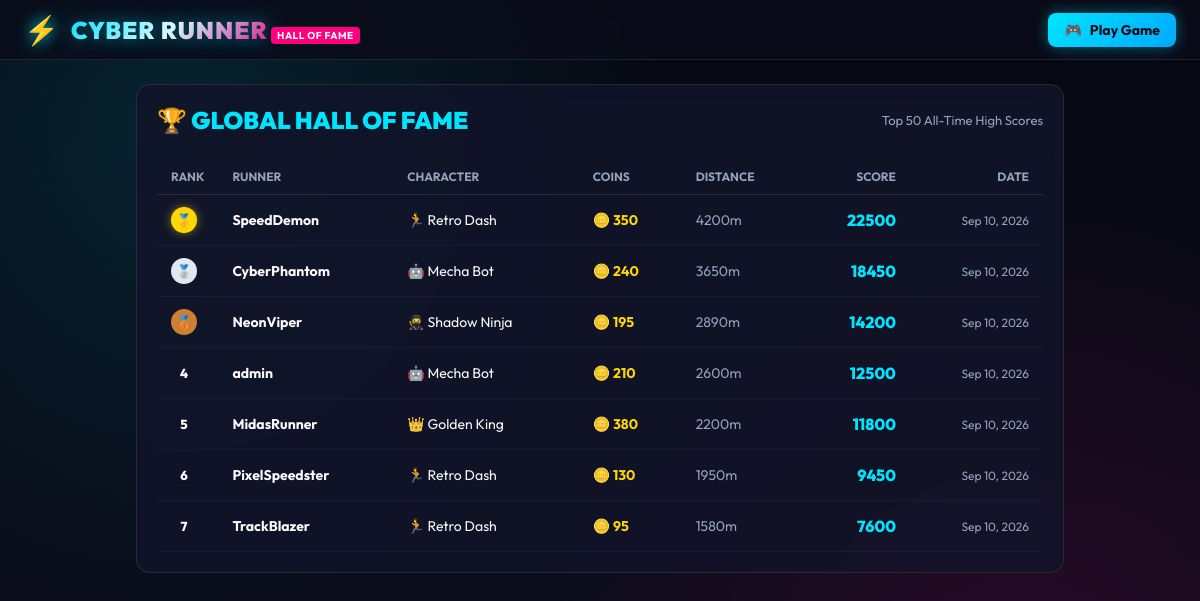
Page /leaderboard/ on the committed database.
### game_api/models.py (models this page shows, shortened)
class Score(models.Model):
    user = models.ForeignKey(User, on_delete=models.SET_NULL, null=True, blank=True, related_name='scores')
    guest_name = models.CharField(max_length=50, blank=True, default='Guest Runner')
    score = models.PositiveIntegerField(default=0)
    coins_collected = models.PositiveIntegerField(default=0)
    distance_traveled = models.PositiveIntegerField(default=0)
    character_used = models.ForeignKey(Character, on_delete=models.SET_NULL, null=True, blank=True)
    created_at = models.DateTimeField(auto_now_add=True)
    class Meta:
        ordering = ['-score', '-created_at']

class Character(models.Model):
    name = models.CharField(max_length=64)
    slug = models.SlugField(max_length=64, unique=True)
    description = models.TextField(blank=True)
    cost = models.PositiveIntegerField(default=0, help_text="Cost in coins to unlock (0 = free/starter)")
    color_primary = models.CharField(max_length=32, default='#00e5ff', help_text="Primary hex color")
    color_secondary = models.CharField(max_length=32, default='#ff007f', help_text="Secondary/accent hex color")
    speed_multiplier = models.FloatField(default=1.0, help_text="Base speed modifier (e.g. 1.05 = +5% speed)")
    coin_multiplier = models.FloatField(default=1.0, help_text="Coin value modifier (e.g. 1.2 = +20% coins)")
    icon_emoji = models.CharField(max_length=16, default='🏃')
    sprite_key = models.CharField(max_length=64, default='char_runner')
    is_default = models.BooleanField(default=False, help_text="Is this character unlocked by default for new players?")
    created_at = models.DateTimeField(auto_now_add=True)
    class Meta:
        ordering = ['cost', 'name']

### game_api/views.py (the view)
# urls.py: path('leaderboard/', LeaderboardPageView.as_view(), name='leaderboard-page'),
class LeaderboardPageView(TemplateView):
    template_name = 'leaderboard.html'
    def get_context_data(self, **kwargs):
        context = super().get_context_data(**kwargs)
        context['top_scores'] = Score.objects.select_related('user', 'character_used').order_by('-score')[:50]
        return context

### templates/leaderboard.html (shortened to what this page needs)
<!DOCTYPE html>
<html lang="en">
<head>
    <link rel="stylesheet" href="/static/css/style.css">
</head>
<body>
    <header class="arcade-header">
        <div class="header-container">
            <a href="/" class="logo-area">
                <span class="logo-icon">⚡</span>
                <div>
                    <span class="logo-title">CYBER RUNNER</span>
                    <span class="logo-badge">HALL OF FAME</span>
                </div>
            </a>
            <div class="nav-actions">
                <a href="/" class="btn btn-primary">
                    <span>🎮</span> Play Game
                </a>
            </div>
        </div>
    </header>
    <main class="main-content" style="max-width: 960px;">
        <div class="panel-card" style="width: 100%;">
            <div style="display: flex; justify-content: space-between; align-items: center; margin-bottom: 24px;">
                <h1 style="font-size: 24px; font-weight: 900; color: var(--neon-cyan);">
                    🏆 GLOBAL HALL OF FAME
                </h1>
                <span style="font-size: 13px; color: var(--text-muted);">
                    Top 50 All-Time High Scores
                </span>
            </div>
            <table class="leaderboard-table">
                <thead>
                    <tr>
                        <th style="width: 60px;">Rank</th>
                        <th>Runner</th>
                        <th>Character</th>
                        <th>Coins</th>
                        <th>Distance</th>
                        <th style="text-align: right;">Score</th>
                        <th style="text-align: right;">Date</th>
                    </tr>
                </thead>
                <tbody>
                    {% for score in top_scores %}
                    <tr>
                        <td>
                            {% if forloop.counter == 1 %}
                                <span class="rank-pill rank-1">🥇</span>
                            {% elif forloop.counter == 2 %}
                                <span class="rank-pill rank-2">🥈</span>
                            {% elif forloop.counter == 3 %}
                                <span class="rank-pill rank-3">🥉</span>
                            {% else %}
                                <span class="rank-pill">{{ forloop.counter }}</span>
                            {% endif %}
                        </td>
                        <td>
                            <strong>
                                {% if score.user %}
                                    {{ score.user.username }}
                                {% else %}
                                    {{ score.guest_name|default:"Guest Runner" }}
                                {% endif %}
                            </strong>
                        </td>
                        <td>
                            {% if score.character_used %}
                                {{ score.character_used.icon_emoji }} {{ score.character_used.name }}
                            {% else %}
                                🏃 Retro Dash
                            {% endif %}
                        </td>
                        <td style="color: var(--neon-gold); font-weight: 700;">🪙 {{ score.coins_collected }}</td>
                        <td style="color: var(--text-muted);">{{ score.distance_traveled }}m</td>
                        <td style="text-align: right; color: var(--neon-cyan); font-weight: 800; font-size: 16px;">
                            {{ score.score }}
                        </td>
                        <td style="text-align: right; color: var(--text-muted); font-size: 12px;">
                            {{ score.created_at|date:"M d, Y" }}
                        </td>
                    </tr>
                    {% empty %}
                    <tr>
                        <td colspan="7" style="text-align: center; color: var(--text-muted); padding: 30px;">
                            No scores recorded yet. Be the first runner to enter the Hall of Fame!
                        </td>
                    </tr>
                    {% endfor %}
                </tbody>
            </table>
        </div>
    </main>
</body>
</html>

### static/css/style.css (style rules this page uses)
:root { --bg-dark: #070814; --bg-card: rgba(18, 20, 42, 0.85); --bg-card-hover: rgba(28, 32, 66, 0.95); --neon-cyan: #00e5ff; --neon-pink: #ff007f; --neon-purple: #7928ca; --neon-gold: #ffd700; --neon-green: #00ffaa; --text-main: #f8fafc; --text-muted: #94a3b8; --border-glow: rgba(0, 229, 255, 0.35); --glass-border: rgba(255, 255, 255, 0.1); --radius-sm: 8px; --radius-md: 14px; --radius-lg: 20px; --shadow-neon: 0 0 20px rgba(0, 229, 255, 0.3), 0 0 40px rgba(255, 0, 127, 0.15); }
* { margin: 0; padding: 0; box-sizing: border-box; }
body { background-color: var(--bg-dark); background-image: radial-gradient(circle at 15% 15%, rgba(0, 229, 255, 0.12) 0%, transparent 40%), radial-gradient(circle at 85% 85%, rgba(255, 0, 127, 0.12) 0%, transparent 40%), linear-gradient(to bottom, #060710 0%, #0c0e1e 100%); color: var(--text-main); font-family: 'Outfit', -apple-system, BlinkMacSystemFont, sans-serif; min-height: 100vh; display: flex; flex-direction: column; overflow-x: hidden; }
.arcade-header { background: rgba(10, 12, 26, 0.8); backdrop-filter: blur(12px); border-bottom: 1px solid var(--glass-border); padding: 12px 24px; position: sticky; top: 0; z-index: 100; }
.header-container { max-width: 1280px; margin: 0 auto; display: flex; align-items: center; justify-content: space-between; gap: 16px; }
.logo-area { display: flex; align-items: center; gap: 12px; text-decoration: none; }
.logo-icon { font-size: 28px; filter: drop-shadow(0 0 8px var(--neon-cyan)); animation: float 2.5s ease-in-out infinite; }
.logo-title { font-size: 24px; font-weight: 900; letter-spacing: 1px; background: linear-gradient(135deg, var(--neon-cyan), #ffffff 50%, var(--neon-pink)); -webkit-background-clip: text; -webkit-text-fill-color: transparent; text-shadow: 0 0 20px rgba(0, 229, 255, 0.5); }
.logo-badge { font-size: 10px; font-weight: 700; text-transform: uppercase; background: var(--neon-pink); color: #fff; padding: 2px 6px; border-radius: 4px; letter-spacing: 0.5px; }
.nav-actions { display: flex; align-items: center; gap: 10px; }
.btn { display: inline-flex; align-items: center; gap: 8px; padding: 8px 16px; font-size: 14px; font-weight: 700; font-family: inherit; border-radius: var(--radius-sm); cursor: pointer; transition: all 0.2s cubic-bezier(0.4, 0, 0.2, 1); text-decoration: none; border: none; outline: none; }
.btn-primary { background: linear-gradient(135deg, var(--neon-cyan), #00a8ff); color: #070814; box-shadow: 0 0 15px rgba(0, 229, 255, 0.4); }
.main-content { flex: 1; max-width: 1280px; margin: 0 auto; padding: 24px 16px; display: flex; flex-direction: column; align-items: center; gap: 24px; width: 100%; }
.panel-card { background: var(--bg-card); border: 1px solid var(--glass-border); border-radius: var(--radius-md); padding: 20px; backdrop-filter: blur(10px); }
.leaderboard-table { width: 100%; border-collapse: collapse; }
.leaderboard-table th { text-align: left; padding: 10px 14px; font-size: 12px; font-weight: 700; color: var(--text-muted); border-bottom: 1px solid var(--glass-border); text-transform: uppercase; }
.leaderboard-table td { padding: 12px 14px; font-size: 14px; border-bottom: 1px solid rgba(255, 255, 255, 0.04); }
.rank-pill { display: inline-flex; align-items: center; justify-content: center; width: 26px; height: 26px; border-radius: 50%; font-weight: 800; font-size: 13px; }
.rank-1 { background: var(--neon-gold); color: #000; box-shadow: 0 0 10px rgba(255, 215, 0, 0.5); }
.rank-2 { background: #e2e8f0; color: #000; }
.rank-3 { background: #cd7f32; color: #fff; }

### rows in the picture
Score: user.username "SpeedDemon", character_used.icon_emoji "🏃", character_used.name "Retro Dash", coins_collected "350", distance_traveled "4200", score "22500", created_at "Sep 10, 2026"
Score: guest_name "CyberPhantom", character_used.icon_emoji "🤖", character_used.name "Mecha Bot", coins_collected "240", distance_traveled "3650", score "18450", created_at "Sep 10, 2026"
Score: guest_name "NeonViper", character_used.icon_emoji "🥷", character_used.name "Shadow Ninja", coins_collected "195", distance_traveled "2890", score "14200", created_at "Sep 10, 2026"
Score: user.username "admin", character_used.icon_emoji "🤖", character_used.name "Mecha Bot", coins_collected "210", distance_traveled "2600", score "12500", created_at "Sep 10, 2026"
Score: guest_name "MidasRunner", character_used.icon_emoji "👑", character_used.name "Golden King", coins_collected "380", distance_traveled "2200", score "11800", created_at "Sep 10, 2026"
Score: guest_name "PixelSpeedster", character_used.icon_emoji "🏃", character_used.name "Retro Dash", coins_collected "130", distance_traveled "1950", score "9450", created_at "Sep 10, 2026"
Score: guest_name "TrackBlazer", character_used.icon_emoji "🏃", character_used.name "Retro Dash", coins_collected "95", distance_traveled "1580", score "7600", created_at "Sep 10, 2026"
